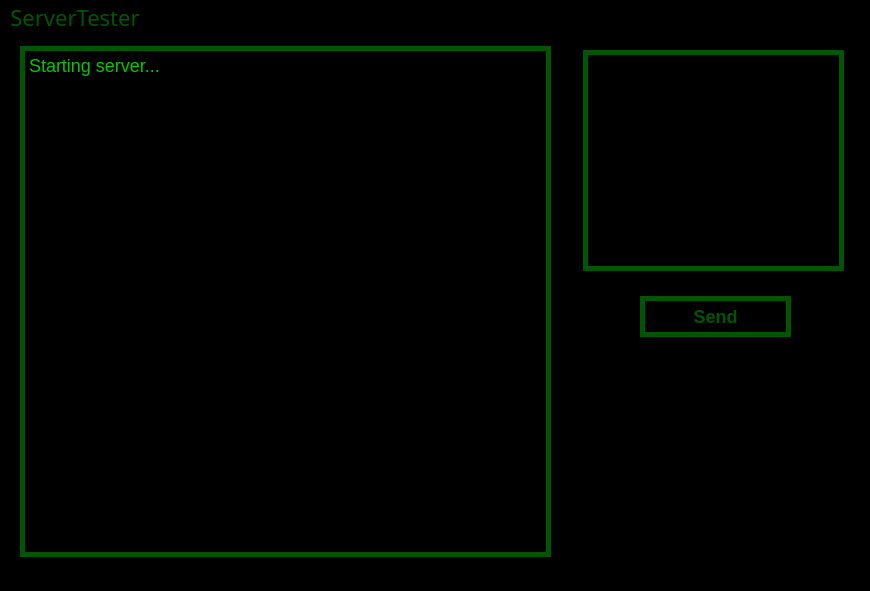
<?xml version="1.0" encoding="UTF-8"?>
<ui version="4.0">
 <class>MainWindow</class>
 <widget class="QMainWindow" name="MainWindow">
  <property name="geometry">
   <rect>
    <x>0</x>
    <y>0</y>
    <width>870</width>
    <height>591</height>
   </rect>
  </property>
  <property name="windowTitle">
   <string>Server Tester</string>
  </property>
  <property name="autoFillBackground">
   <bool>false</bool>
  </property>
  <property name="styleSheet">
   <string notr="true">background-color: rgb(0, 0, 0);</string>
  </property>
  <widget class="QWidget" name="centralwidget">
   <widget class="QPlainTextEdit" name="InsMex">
    <property name="geometry">
     <rect>
      <x>583</x>
      <y>14</y>
      <width>261</width>
      <height>221</height>
     </rect>
    </property>
    <property name="toolTip">
     <string/>
    </property>
    <property name="toolTipDuration">
     <number>1</number>
    </property>
    <property name="styleSheet">
     <string notr="true">background-color: rgb(0, 0, 0);
color: rgb(83, 83, 83);
border:5px solid rgb(0, 85, 0);
font-size: 18px;</string>
    </property>
    <property name="plainText">
     <string/>
    </property>
    <property name="overwriteMode">
     <bool>true</bool>
    </property>
    <property name="placeholderText">
     <string>Type message</string>
    </property>
   </widget>
   <widget class="QPushButton" name="SendMex">
    <property name="geometry">
     <rect>
      <x>640</x>
      <y>260</y>
      <width>151</width>
      <height>41</height>
     </rect>
    </property>
    <property name="mouseTracking">
     <bool>true</bool>
    </property>
    <property name="styleSheet">
     <string notr="true">QPushButton{
	background-color: rgb(0, 0, 0);
	border:5px solid rgb(0, 85, 0);
	color:rgb(0, 85, 0);
	font-size: 18px;
	font: bold;
}
QPushButton:hover{
	background-color:rgb(83, 83, 83);
}
QPushButton:pressed{
	background-color:rgb(0, 139, 0);
}</string>
    </property>
    <property name="text">
     <string>Send</string>
    </property>
   </widget>
   <widget class="QPlainTextEdit" name="Console">
    <property name="geometry">
     <rect>
      <x>20</x>
      <y>10</y>
      <width>531</width>
      <height>511</height>
     </rect>
    </property>
    <property name="toolTip">
     <string/>
    </property>
    <property name="toolTipDuration">
     <number>1</number>
    </property>
    <property name="styleSheet">
     <string notr="true">background-color: rgb(0, 0, 0);
color: rgb(0, 200, 0);
border:5px solid rgb(0, 85, 0);
font-size: 18px;</string>
    </property>
    <property name="plainText">
     <string>Starting server...</string>
    </property>
    <property name="overwriteMode">
     <bool>true</bool>
    </property>
    <property name="textInteractionFlags">
     <set>Qt::TextSelectableByKeyboard|Qt::TextSelectableByMouse</set>
    </property>
    <property name="placeholderText">
     <string/>
    </property>
   </widget>
  </widget>
  <widget class="QMenuBar" name="menubar">
   <property name="geometry">
    <rect>
     <x>0</x>
     <y>0</y>
     <width>870</width>
     <height>36</height>
    </rect>
   </property>
   <property name="font">
    <font>
     <family>Gigi</family>
     <pointsize>-1</pointsize>
     <italic>false</italic>
     <bold>false</bold>
    </font>
   </property>
   <property name="autoFillBackground">
    <bool>false</bool>
   </property>
   <property name="styleSheet">
    <string notr="true">QMenuBar 
{
	color:rgb(0, 85, 0);
	background-color: rgb(0, 0, 0);
	font-size: 22px;
}
QMenuBar::item:selected{
	background-color: rgb(22, 22, 22);
}</string>
   </property>
   <widget class="QMenu" name="menuServerTester">
    <property name="palette">
     <palette>
      <active>
       <colorrole role="WindowText">
        <brush brushstyle="SolidPattern">
         <color alpha="255">
          <red>255</red>
          <green>255</green>
          <blue>255</blue>
         </color>
        </brush>
       </colorrole>
       <colorrole role="Button">
        <brush brushstyle="SolidPattern">
         <color alpha="255">
          <red>0</red>
          <green>0</green>
          <blue>0</blue>
         </color>
        </brush>
       </colorrole>
       <colorrole role="Text">
        <brush brushstyle="SolidPattern">
         <color alpha="255">
          <red>255</red>
          <green>255</green>
          <blue>255</blue>
         </color>
        </brush>
       </colorrole>
       <colorrole role="ButtonText">
        <brush brushstyle="SolidPattern">
         <color alpha="255">
          <red>255</red>
          <green>255</green>
          <blue>255</blue>
         </color>
        </brush>
       </colorrole>
       <colorrole role="Base">
        <brush brushstyle="SolidPattern">
         <color alpha="255">
          <red>0</red>
          <green>0</green>
          <blue>0</blue>
         </color>
        </brush>
       </colorrole>
       <colorrole role="Window">
        <brush brushstyle="SolidPattern">
         <color alpha="255">
          <red>0</red>
          <green>0</green>
          <blue>0</blue>
         </color>
        </brush>
       </colorrole>
       <colorrole role="PlaceholderText">
        <brush brushstyle="SolidPattern">
         <color alpha="128">
          <red>255</red>
          <green>255</green>
          <blue>255</blue>
         </color>
        </brush>
       </colorrole>
      </active>
      <inactive>
       <colorrole role="WindowText">
        <brush brushstyle="SolidPattern">
         <color alpha="255">
          <red>255</red>
          <green>255</green>
          <blue>255</blue>
         </color>
        </brush>
       </colorrole>
       <colorrole role="Button">
        <brush brushstyle="SolidPattern">
         <color alpha="255">
          <red>0</red>
          <green>0</green>
          <blue>0</blue>
         </color>
        </brush>
       </colorrole>
       <colorrole role="Text">
        <brush brushstyle="SolidPattern">
         <color alpha="255">
          <red>255</red>
          <green>255</green>
          <blue>255</blue>
         </color>
        </brush>
       </colorrole>
       <colorrole role="ButtonText">
        <brush brushstyle="SolidPattern">
         <color alpha="255">
          <red>255</red>
          <green>255</green>
          <blue>255</blue>
         </color>
        </brush>
       </colorrole>
       <colorrole role="Base">
        <brush brushstyle="SolidPattern">
         <color alpha="255">
          <red>0</red>
          <green>0</green>
          <blue>0</blue>
         </color>
        </brush>
       </colorrole>
       <colorrole role="Window">
        <brush brushstyle="SolidPattern">
         <color alpha="255">
          <red>0</red>
          <green>0</green>
          <blue>0</blue>
         </color>
        </brush>
       </colorrole>
       <colorrole role="PlaceholderText">
        <brush brushstyle="SolidPattern">
         <color alpha="128">
          <red>255</red>
          <green>255</green>
          <blue>255</blue>
         </color>
        </brush>
       </colorrole>
      </inactive>
      <disabled>
       <colorrole role="WindowText">
        <brush brushstyle="SolidPattern">
         <color alpha="255">
          <red>255</red>
          <green>255</green>
          <blue>255</blue>
         </color>
        </brush>
       </colorrole>
       <colorrole role="Button">
        <brush brushstyle="SolidPattern">
         <color alpha="255">
          <red>0</red>
          <green>0</green>
          <blue>0</blue>
         </color>
        </brush>
       </colorrole>
       <colorrole role="Text">
        <brush brushstyle="SolidPattern">
         <color alpha="255">
          <red>255</red>
          <green>255</green>
          <blue>255</blue>
         </color>
        </brush>
       </colorrole>
       <colorrole role="ButtonText">
        <brush brushstyle="SolidPattern">
         <color alpha="255">
          <red>255</red>
          <green>255</green>
          <blue>255</blue>
         </color>
        </brush>
       </colorrole>
       <colorrole role="Base">
        <brush brushstyle="SolidPattern">
         <color alpha="255">
          <red>0</red>
          <green>0</green>
          <blue>0</blue>
         </color>
        </brush>
       </colorrole>
       <colorrole role="Window">
        <brush brushstyle="SolidPattern">
         <color alpha="255">
          <red>0</red>
          <green>0</green>
          <blue>0</blue>
         </color>
        </brush>
       </colorrole>
       <colorrole role="PlaceholderText">
        <brush brushstyle="SolidPattern">
         <color alpha="128">
          <red>255</red>
          <green>255</green>
          <blue>255</blue>
         </color>
        </brush>
       </colorrole>
      </disabled>
     </palette>
    </property>
    <property name="styleSheet">
     <string notr="true">QMenu{
	color: rgb(255, 255, 255);
    font: bold;
}
QMenu:hover
{
	color: rgb(255, 255, 255);
	background-color: rgb(83, 83, 83);
}
QMenu::item:selected{
	background-color: rgb(83, 83, 83);
}</string>
    </property>
    <property name="title">
     <string>ServerTester</string>
    </property>
    <addaction name="actionSet_Ip"/>
   </widget>
   <addaction name="menuServerTester"/>
  </widget>
  <widget class="QStatusBar" name="statusbar"/>
  <action name="actionSet_Ip">
   <property name="text">
    <string>Set Ip</string>
   </property>
   <property name="menuRole">
    <enum>QAction::ApplicationSpecificRole</enum>
   </property>
  </action>
 </widget>
 <resources/>
 <connections/>
</ui>
